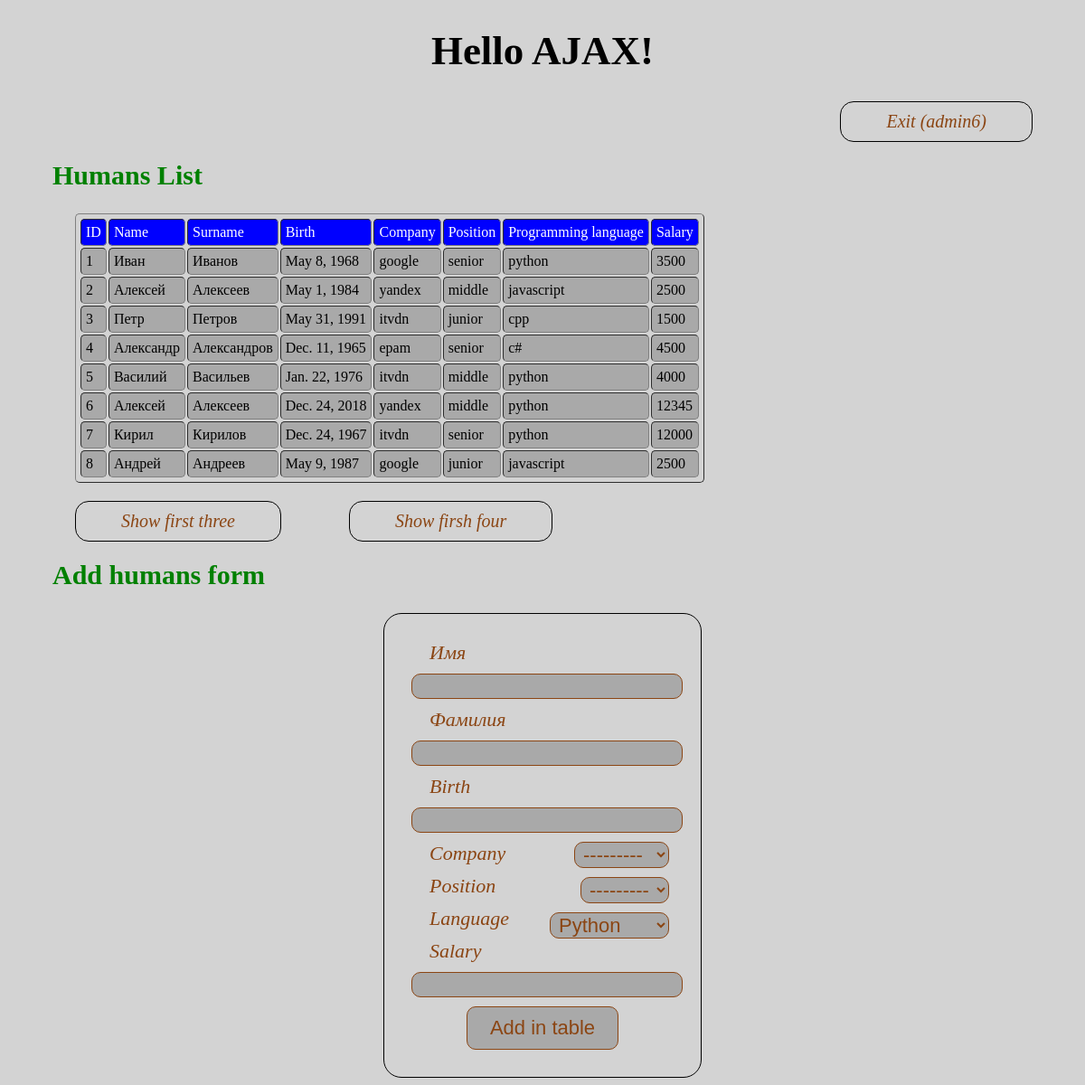
/lesson-eighth/ (signed in), run on the app's committed database.
### lesson_sixth_ORM/models.py (models this page shows, shortened)
class Human(models.Model):
    CHOICE_COMPANY  = (
        ('google', 'Google'),
        ('yandex', 'Yandex'),
        ('itvdn', 'Itvdn'),
        ('epam', 'Epam'),
    )
    POSITION_CHOICES = (
        ('senior', 'Senior'),
        ('middle', 'Middle'),
        ('junior', 'Junior'),
    )
    LANGUAGE_CHOICES = (
        ('python', 'Python'),
        ('javascript', 'Javascript'),
        ('c#', 'C#'),
        ('cpp', 'C++'),
    )
    name = models.CharField(max_length=50, verbose_name="Имя")
    surname = models.CharField(max_length=50, verbose_name="Фамилия")
    birth = models.DateField(auto_now_add=False, auto_now=False)
    company = models.CharField(max_length = 150, choices=CHOICE_COMPANY)
    position = models.CharField(max_length=15, choices=POSITION_CHOICES)
    language = models.CharField(max_length=10, choices= LANGUAGE_CHOICES, default='python')
    salary = models.IntegerField()

### lesson_eight_ajax/views.py (the view)
# urls.py: path('', views.MainView.as_view(), name="main"),
class MainView(TemplateView):
    template_name = 'lesson_eight_ajax/ajax.html'
    human_form = HumanForm
    def get(self, request):
        ctx = {}
        if request.user.is_authenticated:
            all_humans  = Human.objects.all()
            ctx['humans'] = all_humans
            ctx['human_form'] = self.human_form
        return render(request, self.template_name, ctx)

### lesson_eight_ajax/templates/lesson_eight_ajax/ajax.html (shortened to what this page needs)
{% load staticfiles %}
<!DOCTYPE html>
<html lang="en">
<head>
    <link rel="stylesheet" href="{% static 'lesson_eight_ajax/css/style.css' %}">
</head>
<body>
    <h1>Hello AJAX!</h1>
    {% if user.is_authenticated  %}
        <a class="controls" href="{% url 'lesson_eight_ajax:logout' %}">Exit ({{user.username}})</a>
    {% else %}
        <a class="controls" href="{% url 'lesson_eight_ajax:registration' %}">Registration</a>
        <a class="controls" href="{% url 'lesson_eight_ajax:login' %}">Login</a>
    {% endif %}
    {% if user.is_authenticated %}
        <h2>Humans List</h2>
        <table id='table_id' border='1' cellpadding=5>
            <tr style='background-color:blue; color:white;'>
                <td>ID</td>
                <td>Name</td>
                <td>Surname</td>
                <td>Birth</td>
                <td>Company</td>
                <td>Position</td>
                <td>Programming language</td>
                <td>Salary</td>
            </tr>
            {% for elem in humans %}
                <tr>
                    <td>{{elem.id}}</td>
                    <td>{{elem.name}}</td>
                    <td>{{elem.surname}}</td>
                    <td>{{elem.birth}}</td>
                    <td>{{elem.company}}</td>
                    <td>{{elem.position}}</td>
                    <td>{{elem.language}}</td>
                    <td>{{elem.salary}}</td>
                </tr>
            {% endfor %}
        </table>
        <a class="show_link" href='{% url 'lesson_eight_ajax:show_three' %}' id='show-three'>Show first three</a>
        <a class="show_link" href='{% url 'lesson_eight_ajax:show_four' %}' id='show-four'>Show firsh four</a>
        <h2>Add humans form</h2>
        <form id='add-human' action="add-human/" method='post'>
            {% for field in human_form %}
            <label for="">{{field.label}}</label>
            <div>{{field}}</div>
            {% endfor %}
            <button type='submit'>Add in table</button>
        </form>
    {% endif %}
</body>
</html>

### lesson_eight_ajax/static/lesson_eight_ajax/css/style.css (style rules this page uses)
body { background-color: lightgray; }
h1 { font-size: 45px; text-align: center; }
h2 { clear: both; margin-top: 20px; padding-top: 20px; margin-left: 50px; font-size: 30px; color: green; }
a { display: block; color: black; border-radius: 15px; border: 1px solid black; text-decoration: none; font-size: 20px; font-style: italic; color: saddlebrown; transition: color 1s, background 1s, border 1s; }
.controls { float: right; margin-right: 50px; padding: 10px 50px; }
.show_link { float: left; padding: 10px 50px; margin: 20px 0px 0px 75px; }
table, td { border-radius: 5px; }
table { margin-left: 75px; padding: 3px; }
tr { background-color: darkgrey; }
form { margin: auto; width: 300px; padding: 25px; font-size: 25px; border: 1px solid black; border-radius: 20px; margin-top: 20px; text-align: center; }
input, button, select { border: 1px solid saddlebrown; border-radius: 10px; background-color: darkgrey; font-size: 22px; color: saddlebrown; margin: 5px; padding: 0px 5px; }
label { color: saddlebrown; margin: 5px; margin-left: 25px; font-size: 22px; font-style: italic; float: left; }
button { transition: color 1s, background 1s, border 1s; padding: 10px 25px; }
select { float: right; margin-right: 10px; }

### data on the page
Human: id "1", name "Иван", surname "Иванов", birth "May 8, 1968", company "google", position "senior", language "python", salary "3500"
Human: id "2", name "Алексей", surname "Алексеев", birth "May 1, 1984", company "yandex", position "middle", language "javascript", salary "2500"
Human: id "3", name "Петр", surname "Петров", birth "May 31, 1991", company "itvdn", position "junior", language "cpp", salary "1500"
Human: id "4", name "Александр", surname "Александров", birth "Dec. 11, 1965", company "epam", position "senior", language "c#", salary "4500"
Human: id "5", name "Василий", surname "Васильев", birth "Jan. 22, 1976", company "itvdn", position "middle", language "python", salary "4000"
Human: id "6", name "Алексей", surname "Алексеев", birth "Dec. 24, 2018", company "yandex", position "middle", language "python", salary "12345"
Human: id "7", name "Кирил", surname "Кирилов", birth "Dec. 24, 1967", company "itvdn", position "senior", language "python", salary "12000"
Human: id "8", name "Андрей", surname "Андреев", birth "May 9, 1987", company "google", position "junior", language "javascript", salary "2500"

### other printed values
{{ user.username }} "admin6"
{{ field.label }} "Имя" "Фамилия" "Birth" "Company" "Position" "Language" "Salary"
